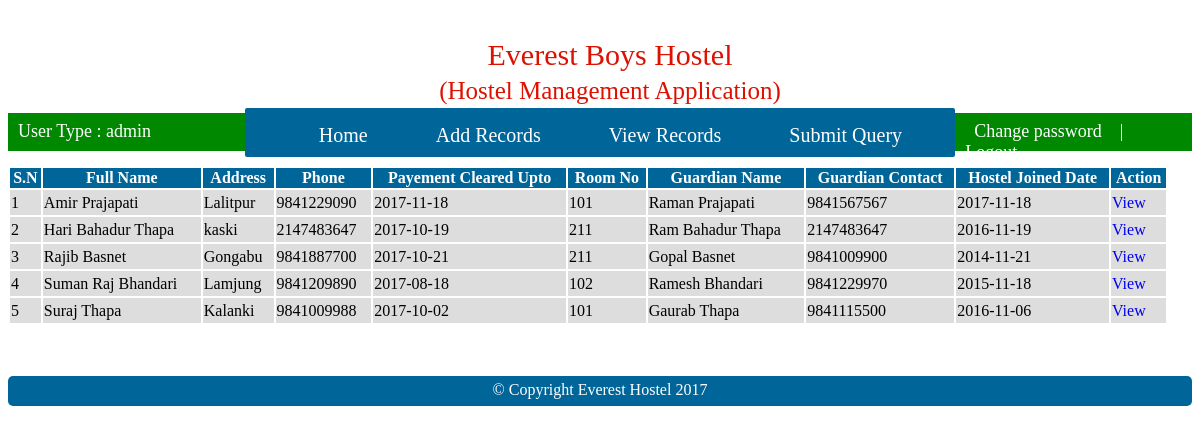
Screenshot of /submit-query-action.php (signed in) with the database file from the repository.
### tables this page shows
CREATE TABLE `tbl_std_info` (
  `id` int(11) NOT NULL,
  `first_name` varchar(50) NOT NULL,
  `middle_name` varchar(50) NOT NULL,
  `last_name` varchar(50) NOT NULL,
  `dob` date NOT NULL,
  `phone` varchar(10) NOT NULL,
  `address_permanent` varchar(100) NOT NULL,
  `guardian_name` varchar(100) NOT NULL,
  `guardian_phone` varchar(10) NOT NULL,
  `hostel_joined_date` date NOT NULL,
  `room_no` int(11) NOT NULL,
  `monthly_fee` int(11) NOT NULL,
  `payment_cleared_till` date NOT NULL,
  `unique_id_thumb` varchar(100) NOT NULL,
  `unique_id_large` varchar(100) NOT NULL,
  `created_at` datetime NOT NULL DEFAULT CURRENT_TIMESTAMP
);

### submit-query-action.php (the view, shortened to what this page needs)
<?php
	include('config/db.php');
	$fname = $_POST['fname'];
	$mname = $_POST['mname'];
	$lname = $_POST['lname'];
	$paddress = $_POST['paddress'];
	$roomno = $_POST['roomno'];
?>
<!DOCTYPE html>
<html>
<head>
	<link rel="stylesheet" type="text/css" href="css/style.css">
</head>
<body>
	<div id="mainwrapper">
		<div class="header">
			<?php
				include("includes/header.php");
			?>
		</div>
		<br clear="all"/>
		<div class="navigation">
			<?php
				include ('includes/navigation.php');
			?>
		</div>
		<br clear="all"/>
		<div class="maincontent">
			<table width="98%">
				<tr bgcolor="#069" style="color: #fff; text-align: center;">
					<th>S.N</th>
					<th>Full Name</th>
					<th>Address</th>
					<th>Phone</th>
					<th>Payement Cleared Upto</th>
					<th>Room No</th>
					<th>Guardian Name</th>
					<th>Guardian Contact</th>
					<th>Hostel Joined Date</th>
					<th>Action</th>
				</tr>
				 <?php
					$q = "SELECT * FROM tbl_std_info ORDER by `first_name` asc";
					$result = mysqli_query($link, $q);
					$num = mysqli_num_rows($result);
					$j=1;
					for($i=1; $i<=$num; $i++)
					{
						$row = mysqli_fetch_array($result);
						if (
								($fname == $row['first_name'] || $fname == NULL ) &&
								($mname == $row['middle_name'] || $mname == NULL ) &&
								($lname == $row['last_name'] || $lname == NULL ) &&
								($paddress == $row['address_permanent'] || $paddress == NULL ) &&
								($roomno == $row['room_no'] || $roomno == NULL )
							)
						{
						?>
						<tr height="25" bgcolor="#DDD">
             				<td><?php echo $j; $j++; ?></td>
							<td><?php echo $row['first_name'].' '; echo $row['middle_name'].' '; echo $row['last_name'];?></td>
							<td><?php echo $row['address_permanent']; ?></td>
							<td><?php echo $row['phone']; ?></td>
							<td><?php echo $row['payment_cleared_till']; ?></td>
							<td><?php echo $row['room_no']; ?></td>
							<td><?php echo $row['guardian_name']; ?></td>
							<td><?php echo $row['guardian_phone']; ?></td>
							<td><?php echo $row['hostel_joined_date']; ?></td>
							<td>
								<a style="text-decoration: none;" href="view-more-details.php?id=<?php echo $row['id']?>"> View</td>
						</tr>
					<?php
						}
					}
					?>
			</table>
		</div>
		<div class="footer">
			<?php
				include("includes/footer.php");
			?>
		</div>
		<br clear="all"/>
	</div>
</body>
</html>

### css/style.css (style rules this page uses)
#mainwrapper { margin: 0px; padding: 0px; width: 100%; }
.header { height: 100px; width: 100%; float: left; background-color: #fff; }
.navigation { width: 100%; height: 40px; }
.maincontent { width: 100%; min-height: 200px; }
.footer { height: 30px; width: 100%; float: left; background-color: #069; border-radius: 5px; text-align: center; color: #fff; margin-top: 10px; }

### rows the page displays
tbl_std_info: first_name "Amir", last_name "Prajapati", address_permanent "Lalitpur", phone "9841229090", payment_cleared_till "2017-11-18", room_no "101", guardian_name "Raman Prajapati", guardian_phone "9841567567", hostel_joined_date "2017-11-18"
tbl_std_info: first_name "Hari", middle_name "Bahadur", last_name "Thapa", address_permanent "kaski", phone "2147483647", payment_cleared_till "2017-10-19", room_no "211", guardian_name "Ram Bahadur Thapa", guardian_phone "2147483647", hostel_joined_date "2016-11-19"
tbl_std_info: first_name "Rajib", last_name "Basnet", address_permanent "Gongabu", phone "9841887700", payment_cleared_till "2017-10-21", room_no "211", guardian_name "Gopal Basnet", guardian_phone "9841009900", hostel_joined_date "2014-11-21"
tbl_std_info: first_name "Suman", middle_name "Raj", last_name "Bhandari", address_permanent "Lamjung", phone "9841209890", payment_cleared_till "2017-08-18", room_no "102", guardian_name "Ramesh Bhandari", guardian_phone "9841229970", hostel_joined_date "2015-11-18"
tbl_std_info: first_name "Suraj", last_name "Thapa", address_permanent "Kalanki", phone "9841009988", payment_cleared_till "2017-10-02", room_no "101", guardian_name "Gaurab Thapa", guardian_phone "9841115500", hostel_joined_date "2016-11-06"

### other values shown
$_SESSION['username'] "admin"
